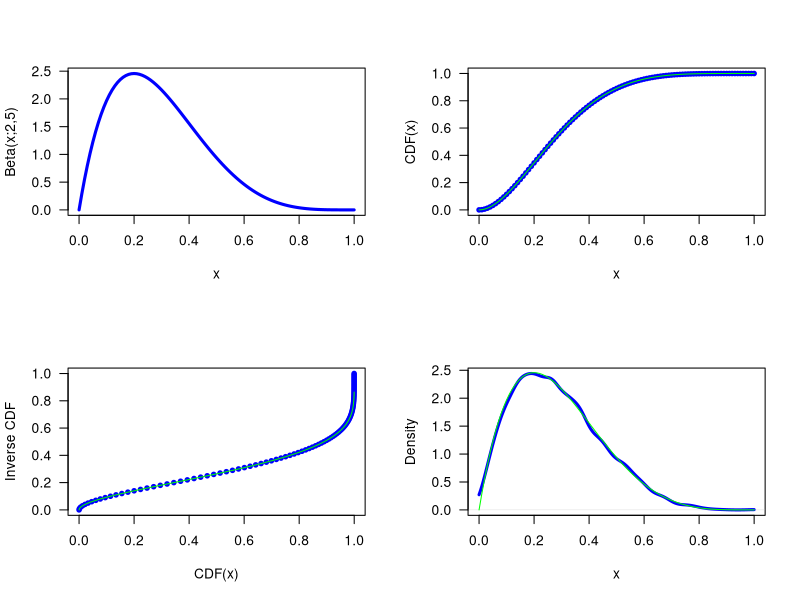

Recreate this plot in R.
print('file: RandomBeta2x5.R')
# random numbers from beta(2,5)
alpha = 2; beta = 5
dx = 0.01
x = seq(0,1,dx)
y = dbeta(x,alpha,beta)
print(' ---------------------------------------------------')
print('CDF (estimate) from discrete approximation of PDF by integration:')
L = length(x)
CDFapp = numeric(L)
for(i in 2:L) CDFapp[i] = CDFapp[i-1]+(y[i-1]+y[i])*dx/2
CDFana = pbeta(x,alpha,beta)
print(' ---------------------------------------------------')
print('Inverse CDF:')
CDFinvA = qbeta(CDFapp,alpha,beta)
print(' ---------------------------------------------------')
print('Generate random numbers from beta(a,b)')
# How to generate random numbers from beta(a,b)?
# (1) Generate random numbers from uniform PDF ([0,1])
# (2) Find corresponding x values from numerical CDF
set.seed(1953) # set seed for random number generators
M = 1e4 # number of Monte Carlo runs
r = runif(M) 
rb = numeric(M)
for(i in 1:M) {j=which.min((CDFapp-r[i])^2); rb[i] = x[j]}
par(mfrow=c(1,1))
# png('RandomDiscrete210427all.png',width=16,height=12,units='cm',res=300)
  par(mfrow=c(2,2))
  plot(x,y,type='l',lwd=3,col='blue',xlab='x',ylab='Beta(x;2,5)',las=1,cex=0.4)
  plot(x,CDFapp,type='p',lwd=3,col='blue',xlab='x',ylab='CDF(x)',las=1,cex=0.4)
  lines(x,CDFana,col='green')
  plot(CDFapp,x,type='p',lwd=3,col='blue',xlab='CDF(x)',ylab='Inverse CDF',las=1,cex=0.4)
  lines(CDFapp,CDFinvA,col='green')
  plot(density(rb,from=0,to=1),type='l',lwd=3,col='blue',xlab='x',
       ylab='Density',las=1,cex=0.4,main='')
  lines(x,y,col='green')
# dev.off()
